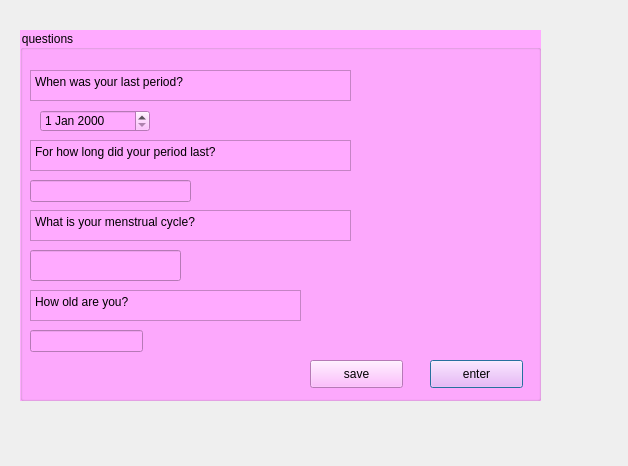
<?xml version="1.0" encoding="UTF-8"?>
<ui version="4.0">
 <class>questions</class>
 <widget class="QDialog" name="questions">
  <property name="geometry">
   <rect>
    <x>0</x>
    <y>0</y>
    <width>628</width>
    <height>466</height>
   </rect>
  </property>
  <property name="windowTitle">
   <string>Dialog</string>
  </property>
  <widget class="QGroupBox" name="groupBox">
   <property name="geometry">
    <rect>
     <x>20</x>
     <y>30</y>
     <width>521</width>
     <height>371</height>
    </rect>
   </property>
   <property name="styleSheet">
    <string notr="true">background-color: rgb(255, 170, 255);</string>
   </property>
   <property name="title">
    <string>questions</string>
   </property>
   <widget class="QPlainTextEdit" name="plainTextEdit">
    <property name="geometry">
     <rect>
      <x>10</x>
      <y>40</y>
      <width>321</width>
      <height>31</height>
     </rect>
    </property>
    <property name="plainText">
     <string>When was your last period?</string>
    </property>
   </widget>
   <widget class="QDateEdit" name="dateEdit">
    <property name="geometry">
     <rect>
      <x>20</x>
      <y>80</y>
      <width>110</width>
      <height>22</height>
     </rect>
    </property>
   </widget>
   <widget class="QPlainTextEdit" name="plainTextEdit_2">
    <property name="geometry">
     <rect>
      <x>10</x>
      <y>110</y>
      <width>321</width>
      <height>31</height>
     </rect>
    </property>
    <property name="plainText">
     <string>For how long did your period last?</string>
    </property>
   </widget>
   <widget class="QLineEdit" name="lineEdit">
    <property name="geometry">
     <rect>
      <x>10</x>
      <y>150</y>
      <width>161</width>
      <height>22</height>
     </rect>
    </property>
   </widget>
   <widget class="QPlainTextEdit" name="plainTextEdit_3">
    <property name="geometry">
     <rect>
      <x>10</x>
      <y>180</y>
      <width>321</width>
      <height>31</height>
     </rect>
    </property>
    <property name="plainText">
     <string>What is your menstrual cycle?</string>
    </property>
   </widget>
   <widget class="QLineEdit" name="lineEdit_2">
    <property name="geometry">
     <rect>
      <x>10</x>
      <y>220</y>
      <width>151</width>
      <height>31</height>
     </rect>
    </property>
   </widget>
   <widget class="QLineEdit" name="lineEdit_3">
    <property name="geometry">
     <rect>
      <x>10</x>
      <y>300</y>
      <width>113</width>
      <height>22</height>
     </rect>
    </property>
   </widget>
   <widget class="QPlainTextEdit" name="plainTextEdit_4">
    <property name="geometry">
     <rect>
      <x>10</x>
      <y>260</y>
      <width>271</width>
      <height>31</height>
     </rect>
    </property>
    <property name="plainText">
     <string>How old are you?</string>
    </property>
   </widget>
   <widget class="QPushButton" name="pushButton">
    <property name="geometry">
     <rect>
      <x>410</x>
      <y>330</y>
      <width>93</width>
      <height>28</height>
     </rect>
    </property>
    <property name="text">
     <string>enter</string>
    </property>
   </widget>
   <widget class="QPushButton" name="pushButton_2">
    <property name="geometry">
     <rect>
      <x>290</x>
      <y>330</y>
      <width>93</width>
      <height>28</height>
     </rect>
    </property>
    <property name="text">
     <string>save</string>
    </property>
   </widget>
  </widget>
 </widget>
 <resources/>
 <connections/>
</ui>
